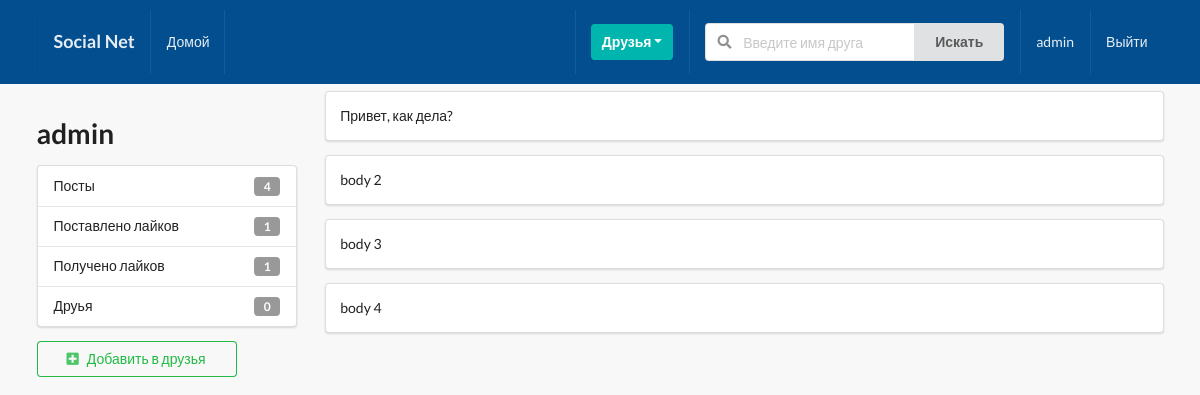
The page /profiles/aidan-ali-42dbede9/ (signed in) on the database its author committed.
### profiles/models.py (models this page shows, shortened)
class Profile(models.Model):
    first_name=models.CharField(max_length=200,blank=True)
    last_name=models.CharField(max_length=200,blank=True)
    user=models.OneToOneField(User,on_delete=models.CASCADE)
    bio=models.TextField(default='Биографии нету',max_length=300)
    email=models.EmailField(max_length=200,blank=True)
    country=models.CharField(max_length=200,blank=True)
    avatar_image=models.ImageField(default='avatar.png',upload_to='avatars/')
    friends=models.ManyToManyField(User,blank=True,related_name='friends')
    slug=models.SlugField(unique=True,blank=True)
    updated_at=models.DateField(auto_now=True)
    created_at=models.DateField(auto_now_add=True)
    objects=ProfileManager()
    __initial_first_name=None
    __initial_last_name=None
    def __init__(self,*args,**kwargs):
        super().__init__(*args,**kwargs)
        self.__initial_first_name=self.first_name
        self.__initial_last_name=self.last_name
    def get_friends_number(self):
        return self.friends.all().count()
    def get_posts_number(self):
        return self.posts.all().count()
    def get_all_author_post(self):
        return self.posts.all()
    def get_given_likes_number(self):
        likes=self.like_set.all()
        total_liked=0
        for i in likes:
            if i.value=='Like':
                total_liked+=1
        return total_liked
    def get_received_likes_number(self):
        posts=self.posts.all()
        total_liked=0
        for i in posts:
            total_liked+=i.liked.all().count()
        return total_liked

### posts/models.py (models this page shows, shortened)
class Like(models.Model):
    user=models.ForeignKey(Profile,on_delete=models.CASCADE)
    post=models.ForeignKey(Post,on_delete=models.CASCADE)
    value=models.CharField(choices=LIKE_CHOICES,max_length=8)
    updated_at=models.DateField(auto_now=True)
    created_at=models.DateField(auto_now_add=True)

class Post(models.Model):
    title=models.CharField(max_length=300)
    author=models.ForeignKey(Profile,on_delete=models.CASCADE,related_name='posts')
    content=models.TextField()
    image=models.ImageField(upload_to='posts/',validators=[FileExtensionValidator(['img','png','jpeg'])],blank=True)
    liked=models.ManyToManyField(Profile,blank=True,related_name='likes')
    updated_at=models.DateField(auto_now=True)
    created_at=models.DateField(auto_now_add=True)
    class Meta:
        ordering=('-created_at',)

### profiles/views.py (the view)
# urls.py: path('<slug>/',ProfileDetailView.as_view(),name='profile-detail-view'),
class ProfileDetailView(DetailView):
    model=Profile
    template_name='profiles/details.html'
    def get_object(self):
        slug=self.kwargs.get('slug')
        profile=Profile.objects.get(slug=slug)
        return profile
    def get_context_data(self,*args,**kwargs):
        context=super().get_context_data(**kwargs)
        user=User.objects.get(username__iexact=self.request.user)
        profile=Profile.objects.get(user=user)
        context['profile']=profile
        receiver=Relationship.objects.filter(sender=profile)
        sender=Relationship.objects.filter(receiver=profile)
        rel_receiver=[]
        rel_sender=[]
        for item in receiver:
            rel_receiver.append(item.receiver.user)
        for item in sender:
            rel_sender.append(item.sender.user)
        context['rel_receiver']=rel_receiver
        context['rel_sender']=rel_sender
        context['posts']=self.get_object().get_all_author_post()
        context['len_posts']=True if len(self.get_object().get_all_author_post())>0 else False
        return context

### templates/profiles/details.html (shortened to what this page needs)
{% extends 'base.html' %}
{% block content %}
    <div class="ui grid">
        <div class="row">
            <div class="four wide column">
                <h1>{{object.user}}</h1>
                <div class="ui vertical fluid menu">
                    <div class="item">
                        Посты
                        <div class="ui label">{{object.get_posts_number}}</div>
                    </div>
                    <div class="item">
                        Поставлено лайков
                        <div class="ui label">{{object.get_given_likes_number}}</div>
                    </div>
                    <div class="item">
                        Получено лайков
                        <div class="ui label">{{object.get_received_likes_number}}</div>
                    </div>
                    <div class="item">
                        Друья
                        <div class="ui label">{{object.get_friends_number}}</div>
                    </div>
                </div>
                    {% if object.user not in rel_receiver and object.user not in rel_sender %}
                        <form action="{% url 'profiles:send-invite' %}" method="POST">
                            <button class="ui positive basic button mb-5 w-big" type="submit"><i class="plus square icon"></i>Добавить в друзья</button>
                        </form>
                    {% endif %}
            </div>
            <div class="twelve wide column">
                {% if len_posts %}
                    {% for post in posts %}
                    <div class="ui segment fluid">
                        {{post.content}}
                    </div>
                    {% endfor %}
                {% else %}
                    <h2>Пользователь не писал посты</h2>
                {% endif %}
            </div>
        </div>
    </div>
{% endblock %}

### templates/main/_nav.html (shortened to what this page needs)
<div class="ui inverted menu nav mb-7">
    <div class="ui container">
      <a href="" class="item">
          <h3>Social Net</h3>
      </a>
      {% if request.user.is_authenticated %}
      <a href="" class="item">Домой</a>
      {% endif %}
      <div class="right menu">
          {% if request.user.is_authenticated %}
          <div class="item">
              <div class="ui floating dropdown icon button teal"> Друзья
                  <i class="dropdown icon"></i>
               </div>
          </div>
               <div class="item">
                <form action="" method="GET">
                  <div class="ui action left icon input">
                  <input class="prompt" type="text" name='q' placeholder="Введите имя друга">
                  <button type='submit' class="ui button">Искать</button>
                  </div>
              </form>
              </div>
              <a href="" class="item">{{ request.user }}</a>
              <a href="" class="ui item">Выйти</a>
          {% else %}
          <a href="" class="ui item">Войти</a>
          {% endif %}
      </div>
    </div>
  </div>

### static/style.css (style rules this page uses)
body { background: #F8F8F8 !important; }
.nav { border-radius: 0px !important; padding: 10px 0 10px 0 !important; background-color: #034e8f !important; }
.mb-7 { margin-bottom: 7px !important; }
.w-big { width:200px !important; }
.mb-5 { margin-bottom: 5px !important; }

### rows shown on the page
Profile: user "admin", get_posts_number "4", get_given_likes_number "1", get_received_likes_number "1", get_friends_number "0"
Post: content "Привет, как дела?"
Post: content "body 2"
Post: content "body 3"
Post: content "body 4"

### other values the page prints
{{ request.user }} "admin"
